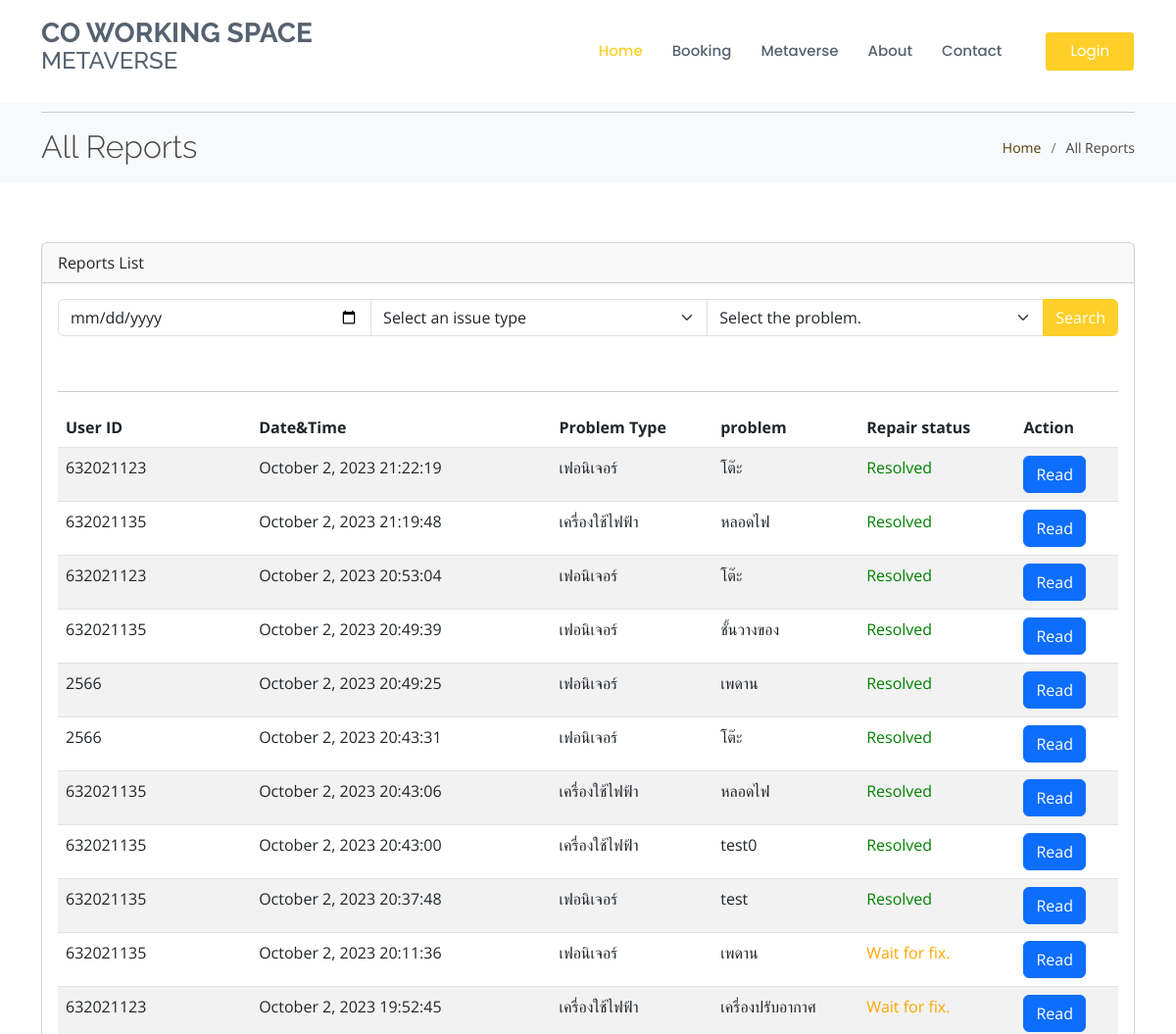
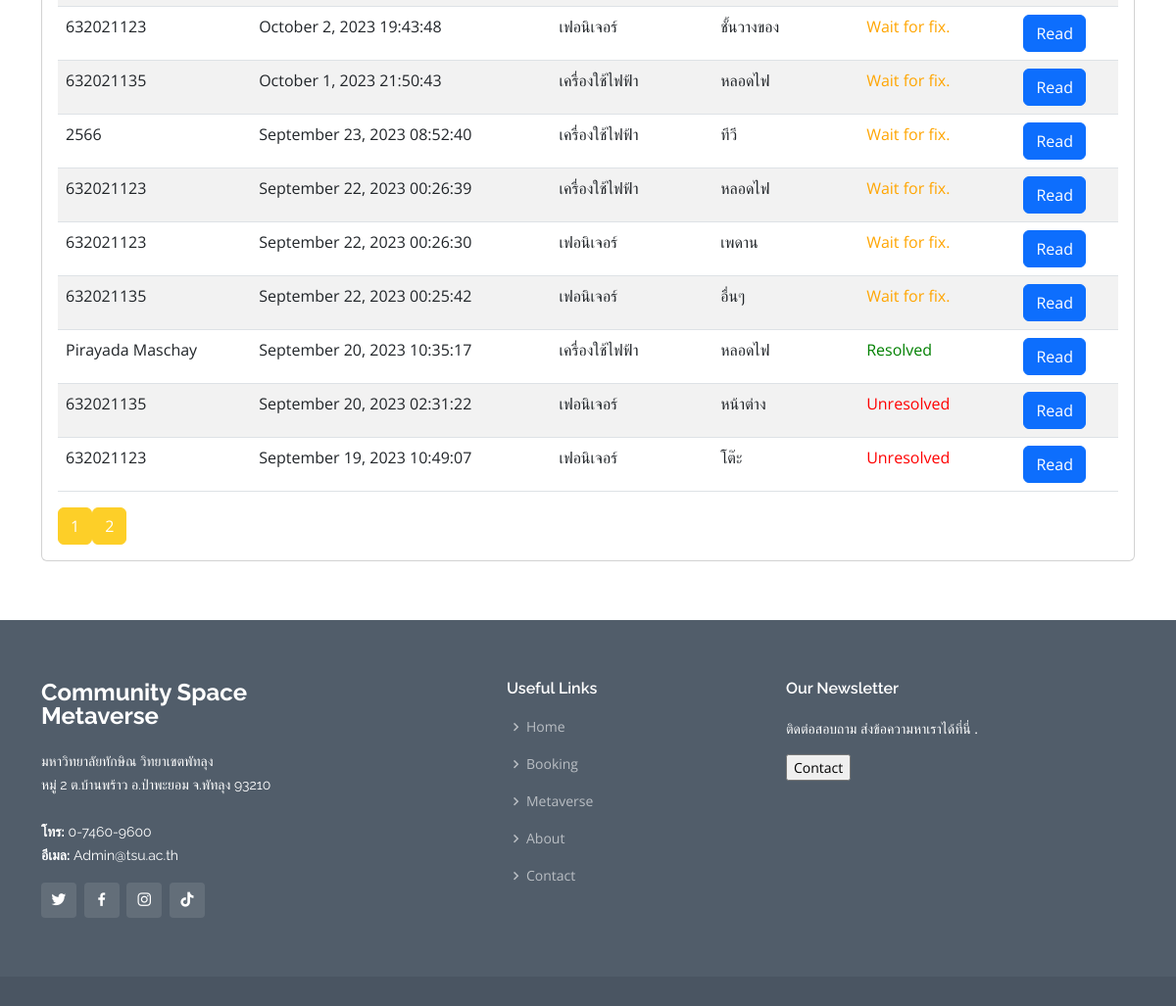
The page /allreport_user.php on the database its author committed (2 pictures, top to bottom).
### tables this page shows
CREATE TABLE `reports` (
  `report_id` int(11) NOT NULL,
  `user_id` varchar(20) NOT NULL,
  `issue_date` date NOT NULL,
  `issue_type` varchar(255) NOT NULL,
  `issue_subtype` varchar(255) NOT NULL,
  `issue_description` text NOT NULL,
  `created_at` timestamp NOT NULL DEFAULT current_timestamp() ON UPDATE current_timestamp(),
  `issue_status` int(1) NOT NULL
);

### allreport_user.php (the view, shortened to what this page needs)
<!DOCTYPE html>
<html>
<head>
    <link href="assets/vendor/animate.css/animate.min.css" rel="stylesheet">
    <link href="assets/vendor/bootstrap/css/bootstrap.min.css" rel="stylesheet">
    <link href="assets/vendor/bootstrap-icons/bootstrap-icons.css" rel="stylesheet">
    <link href="assets/vendor/boxicons/css/boxicons.min.css" rel="stylesheet">
    <link href="assets/vendor/glightbox/css/glightbox.min.css" rel="stylesheet">
    <link href="assets/vendor/remixicon/remixicon.css" rel="stylesheet">
    <link href="assets/vendor/swiper/swiper-bundle.min.css" rel="stylesheet">
    <link href="assets/css/style.css" rel="stylesheet">
</head>
<body>
    <?php include('component/navbar.php'); ?>
    <section id="breadcrumbs" class="breadcrumbs">
        <div class="container">
            <hr>
            <div class="d-flex justify-content-between align-items-center">
                <h2>All Reports</h2>
                <ol>
                    <li><a href="Index.php">Home</a></li>
                    <li>All Reports</li>
                </ol>
            </div>
        </div>
    </section>
    <section id="all-reports" class="all-reports">
        <div class="container">
            <div class="row">
                <div class="col-lg-12">
                    <div class="card">
                        <div class="card-header">
                            Reports List
                        </div>
                        <div class="card-body">
                            <form method="GET" action="admin_allreport.php">
                                <div class="input-group mb-3">
                                    <input type="date" name="date_filter" class="form-control" placeholder="วันที่">
                                    <select name="type_filter" class="form-select">
                                        <option value="">Select an issue type</option>
                                    </select>
                                    <select name="subtype_filter" class="form-select">
                                        <option value="">Select the problem.</option>
                                    </select>
                                    <button class="btn btn-danger1" type="submit">Search</button>
                                </div>
                            </form>
                            <table class="table table-striped">
                                <br>
                                <hr>
                                <thead>
                                    <tr>
                                        <th>User ID</th>
                                        <th>Date&Time</th>
                                        <th>Problem Type</th>
                                        <th>problem</th>
                                        <th>Repair status</th>
                                        <th>Action</th>
                                    </tr>
                                </thead>
                                <tbody>
                                    <?php
                                    include('db_connection.php');
                                    $perPage = 20;
                                    if (isset($_GET['page'])) {
                                        $currentPage = $_GET['page'];
                                    } else {
                                        $currentPage = 1;
                                    }
                                    $start = ($currentPage - 1) * $perPage;
                                    $sql = "SELECT * FROM reports WHERE 1=1";
                                    $sql .= " ORDER BY created_at DESC";
                                    $totalReports = $connection->query($sql)->num_rows;
                                    $totalPages = ceil($totalReports / $perPage);
                                    $sql .= " LIMIT $start, $perPage";
                                    $result = $connection->query($sql);
                                    if ($result->num_rows > 0) {
                                        while ($row = $result->fetch_assoc()) {
                                            $userId = $row["user_id"];
                                            $issueType = $row["issue_type"];
                                            $issueSubtype = $row["issue_subtype"];
                                            $issueStatus = $row["issue_status"];
                                            $createdAt = $row["created_at"];
                                            $createdAtFormatted = date("F j, Y H:i:s", strtotime($createdAt));
                                            if ($issueStatus == 1) {
                                                $statusColor = 'red';
                                                $statusText = 'Unresolved';
                                            } elseif ($issueStatus == 0) {
                                                $statusColor = 'orange';
                                                $statusText = 'Wait for fix.';
                                            } else {
                                                $statusColor = 'green';
                                                $statusText = 'Resolved';
                                            }
                                            echo "<tr>";
                                            echo "<td>$userId</td>";
                                            echo "<td>$createdAtFormatted</td>";
                                            echo "<td>$issueType</td>";
                                            echo "<td>$issueSubtype</td>";
                                            echo "<td style='color: $statusColor;'>$statusText</td>";
                                            echo "<td><a href='allreport_user_read.php?report_id={$row["report_id"]}' class='btn btn-primary'>Read</a></td>";
                                            echo "</tr>";
                                        }
                                    } else {
                                        echo "<tr><td colspan='6'>No findings have been reported at this time.</td></tr>";
                                    }
                                    ?>
                                </tbody>
                            </table>
                            <div class="pagination">
                                <?php
                                for ($page = 1; $page <= $totalPages; $page++) {
                                    if ($page == $currentPage) {
                                        echo "<a href='allreport_user.php?page=$page' class='btn btn-danger1'>$page</a>";
                                    } else {
                                        echo "<a href='allreport_user.php?page=$page' class='btn btn-danger1'>$page</a>";
                                    }
                                }
                                ?>
                            </div>
                        </div>
                    </div>
                </div>
            </div>
        </div>
    </section>
    <?php include('component/footer.php'); ?>
</body>
</html>

### component/navbar.php (shortened to what this page needs)
<!DOCTYPE html>
<html lang="en">
<head>
    <link href="assets/css/style.css" rel="stylesheet">
</head>
<body>
<header id="header" class="fixed-top d-flex align-items-center">
    <div class="container d-flex align-items-center">
        <h1 class="logo me-auto"><a href="index.php">Co Working Space <h4>Metaverse</h4></a></h1>
        <nav id="navbar" class="navbar">
            <ul>
                <li><a href="index.php" class="active">Home</a></li>
                <li><a href="table_booking.php">Booking</a></li>
                <li><a href="metaverse.php">Metaverse</a></li>
                <li><a href="about.php">About</a></li>
                <li><a href="contact.php" style="padding-right: 10px;">Contact</a></li>
                <?php
                if (isset($_SESSION['user_id'])) {
                    echo '<li>&nbsp;&nbsp;</li>';
                    echo '<li id="user-info"> User : ' . $_SESSION['user_id'] . '</li>';
                    if ($_SESSION['Role'] === 'A') {
                        echo '<li><a href="adminindex.php" class="active">Admin Setting</a></li>';
                    }
                    echo '<li id="logout-button"><a href="logout.php" class="getstarted">Logout</a></li>';
                } else {
                    echo '<li>&nbsp;</li>';
                    echo '<li><a href="login.php" class="getstarted">Login</a></li>';
                }
                ?>
            </ul>
        </nav>
    </div>
</header>
</body>
</html>

### component/footer.php
<head>
  <link href="assets/css/style.css" rel="stylesheet">
</head>
<footer id="footer">
  <div class="footer-top">
    <div class="container">
      <div class="row">
        <div class="col-lg-3 col-md-6">
          <div class="footer-info">
            <h3>Community Space Metaverse</h3>
            <p>
            มหาวิทยาลัยทักษิณ วิทยาเขตพัทลุง  <br>
            หมู่ 2 ต.บ้านพร้าว อ.ป่าพะยอม จ.พัทลุง 93210<br><br>
              <strong>โทร:</strong> 0-7460-9600<br>
              <strong>อีเมล:</strong> Admin@tsu.ac.th<br>
            </p>
            <div class="social-links mt-3">
              <a href="#" class="twitter"><i class="bx bxl-twitter"></i></a>
              <a href="#" class="facebook"><i class="bx bxl-facebook"></i></a>
              <a href="#" class="instagram"><i class="bx bxl-instagram"></i></a>
              <a href="#" class="linkedin"><i class="bx bxl-tiktok"></i></a>
            </div>
          </div>
        </div>
        <div class="col-lg-2 col-md-4 footer-links">
        </div>
        <div class="col-lg-3 col-md-6 footer-links">
          <h4>Useful Links</h4>
          <ul>
            <li><i class="bx bx-chevron-right"></i> <a href="#">Home</a></li>
            <li><i class="bx bx-chevron-right"></i> <a href="table_booking.php">Booking</a></li>
            <li><i class="bx bx-chevron-right"></i> <a href="metaverse.php">Metaverse</a></li>
            <li><i class="bx bx-chevron-right"></i> <a href="about.php">About</a></li>
            <li><i class="bx bx-chevron-right"></i> <a href="contact.php">Contact</a></li>
          </ul>
        </div>
        <div class="col-lg-4 col-md-6 footer-newsletter">
          <h4>Our Newsletter</h4>
          <p>ติดต่อสอบถาม ส่งข้อความหาเราได้ที่นี่ .</p>
          <a href="contact.php">
            <input type="submit" value="Contact">
          </a>
        </div>
      </div>
    </div>
  </div>
</footer>

### assets/css/style.css (style rules this page uses)
body { font-family: "Open Sans", sans-serif; color: #444444; }
a { text-decoration: none; color: #563a0a; }
h1, h2, h3, h4, h5, h6 { font-family: "Raleway", sans-serif; }
#header { background: white; transition: all 0.5s; z-index: 997; padding: 20px 0; }
#header .logo { font-size: 28px; margin: 0; padding: 0; line-height: 1; font-weight: 700; text-transform: uppercase; }
#header .logo a { color: #556270; }
.navbar { padding: 0; }
.navbar ul { margin: 0; padding: 0; display: flex; list-style: none; align-items: center; }
.navbar li { position: relative; }
.navbar a, .navbar a:focus { display: flex; align-items: center; justify-content: space-between; padding: 10px 0 10px 30px; font-family: "Poppins", sans-serif; font-size: 15px; font-weight: 500; color: #556270; white-space: nowrap; transition: 0.3s; }
.navbar a:hover, .navbar .active, .navbar .active:focus, .navbar li:hover>a { color: #fdcf28; }
.navbar .getstarted, .navbar .getstarted:focus { background: #fdcf28; padding: 8px 25px; margin-left: 30px; border-radius: 4px; font-weight: 400; color: #fff; }
section { padding: 60px 0; overflow: hidden; }
.breadcrumbs { padding: 18px 0; background: #f8f9fa; min-height: 40px; margin-top: 80px; }
.breadcrumbs h2 { font-size: 32px; font-weight: 300; margin: 0; }
.breadcrumbs ol { display: flex; flex-wrap: wrap; list-style: none; padding: 0; margin: 0; font-size: 14px; }
.breadcrumbs ol li+li { padding-left: 10px; }
.breadcrumbs ol li+li::before { display: inline-block; padding-right: 10px; color: #6b7b8d; content: "/"; }
#footer { background: #4a5562; padding: 0 0 30px 0; color: #fff; font-size: 14px; width: 100%; }
#footer .footer-top { background: #515d6a; padding: 60px 0 30px 0; }
#footer .footer-top .footer-info { margin-bottom: 30px; }
#footer .footer-top .footer-info h3 { font-size: 24px; margin: 0 0 20px 0; padding: 2px 0 2px 0; line-height: 1; font-weight: 700; }
#footer .footer-top .footer-info p { font-size: 14px; line-height: 24px; margin-bottom: 0; font-family: "Raleway", sans-serif; color: #fff; }
#footer .footer-top .social-links a { font-size: 18px; display: inline-block; background: rgba(255, 255, 255, 0.1); color: #fff; line-height: 1; padding: 8px 0; margin-right: 4px; border-radius: 4px; text-align: center; width: 36px; height: 36px; transition: 0.3s; }
#footer .footer-top h4 { font-size: 16px; font-weight: 600; color: #fff; position: relative; padding-bottom: 12px; }
#footer .footer-top .footer-links { margin-bottom: 30px; }
#footer .footer-top .footer-links ul { list-style: none; padding: 0; margin: 0; }
#footer .footer-top .footer-links ul i { padding-right: 2px; color: rgba(255, 255, 255, 0.6); font-size: 18px; line-height: 1; }
#footer .footer-top .footer-links ul li { padding: 10px 0; display: flex; align-items: center; }
#footer .footer-top .footer-links ul li:first-child { padding-top: 0; }
#footer .footer-top .footer-links ul a { color: rgba(255, 255, 255, 0.6); transition: 0.3s; display: inline-block; line-height: 1; }
.btn-danger1 { --bs-btn-color: #fff; --bs-btn-bg: #fdcf28; --bs-btn-border-color: #fdcf28; --bs-btn-hover-color: #fff; --bs-btn-hover-bg: #fdcf28; --bs-btn-hover-border-color: #e6bc25; --bs-btn-focus-shadow-rgb: 225,83,97; --bs-btn-active-color: #fff; --bs-btn-active-bg: #fdcf28; --bs-btn-active-border-color: #e6bc25; --bs-btn-active-shadow: inset 0 3px 5px rgba(0, 0, 0, 0.125); --bs-btn-disabled-color: #fff; --bs-btn-disabled-bg: #fdcf28; --bs-btn-disabled-border-color: #fdcf28; }

### component/navbar.php (style rules this page uses)
.getstarted { border: 1px solid #ffffff; background-color: transparent; color: #ffffff; padding: 5px 10px; text-decoration: none; border-radius: 5px; }

### rows shown on the page
reports: user "632021123", created_at "October 2, 2023 21:22:19", issue_type "เฟอนิเจอร์", issue_subtype "โต๊ะ", issue_status "Resolved"
reports: user "632021135", created_at "October 2, 2023 21:19:48", issue_type "เครื่องใช้ไฟฟ้า", issue_subtype "หลอดไฟ", issue_status "Resolved"
reports: user "632021123", created_at "October 2, 2023 20:53:04", issue_type "เฟอนิเจอร์", issue_subtype "โต๊ะ", issue_status "Resolved"
reports: user "632021135", created_at "October 2, 2023 20:49:39", issue_type "เฟอนิเจอร์", issue_subtype "ชั้นวางของ", issue_status "Resolved"
reports: user "2566", created_at "October 2, 2023 20:49:25", issue_type "เฟอนิเจอร์", issue_subtype "เพดาน", issue_status "Resolved"
reports: user "2566", created_at "October 2, 2023 20:43:31", issue_type "เฟอนิเจอร์", issue_subtype "โต๊ะ", issue_status "Resolved"
reports: user "632021135", created_at "October 2, 2023 20:43:06", issue_type "เครื่องใช้ไฟฟ้า", issue_subtype "หลอดไฟ", issue_status "Resolved"
reports: user "632021135", created_at "October 2, 2023 20:43:00", issue_type "เครื่องใช้ไฟฟ้า", issue_subtype "test0", issue_status "Resolved"
reports: user "632021135", created_at "October 2, 2023 20:37:48", issue_type "เฟอนิเจอร์", issue_subtype "test", issue_status "Resolved"
reports: user "632021135", created_at "October 2, 2023 20:11:36", issue_type "เฟอนิเจอร์", issue_subtype "เพดาน", issue_status "Wait for fix."
reports: user "632021123", created_at "October 2, 2023 19:52:45", issue_type "เครื่องใช้ไฟฟ้า", issue_subtype "เครื่องปรับอากาศ", issue_status "Wait for fix."
reports: user "632021123", created_at "October 2, 2023 19:43:48", issue_type "เฟอนิเจอร์", issue_subtype "ชั้นวางของ", issue_status "Wait for fix."
reports: user "632021135", created_at "October 1, 2023 21:50:43", issue_type "เครื่องใช้ไฟฟ้า", issue_subtype "หลอดไฟ", issue_status "Wait for fix."
reports: user "2566", created_at "September 23, 2023 08:52:40", issue_type "เครื่องใช้ไฟฟ้า", issue_subtype "ทีวี", issue_status "Wait for fix."
reports: user "632021123", created_at "September 22, 2023 00:26:39", issue_type "เครื่องใช้ไฟฟ้า", issue_subtype "หลอดไฟ", issue_status "Wait for fix."
reports: user "632021123", created_at "September 22, 2023 00:26:30", issue_type "เฟอนิเจอร์", issue_subtype "เพดาน", issue_status "Wait for fix."
reports: user "632021135", created_at "September 22, 2023 00:25:42", issue_type "เฟอนิเจอร์", issue_subtype "อื่นๆ", issue_status "Wait for fix."
reports: user "Pirayada Maschay", created_at "September 20, 2023 10:35:17", issue_type "เครื่องใช้ไฟฟ้า", issue_subtype "หลอดไฟ", issue_status "Resolved"
reports: user "632021135", created_at "September 20, 2023 02:31:22", issue_type "เฟอนิเจอร์", issue_subtype "หน้าต่าง", issue_status "Unresolved"
reports: user "632021123", created_at "September 19, 2023 10:49:07", issue_type "เฟอนิเจอร์", issue_subtype "โต๊ะ", issue_status "Unresolved"
